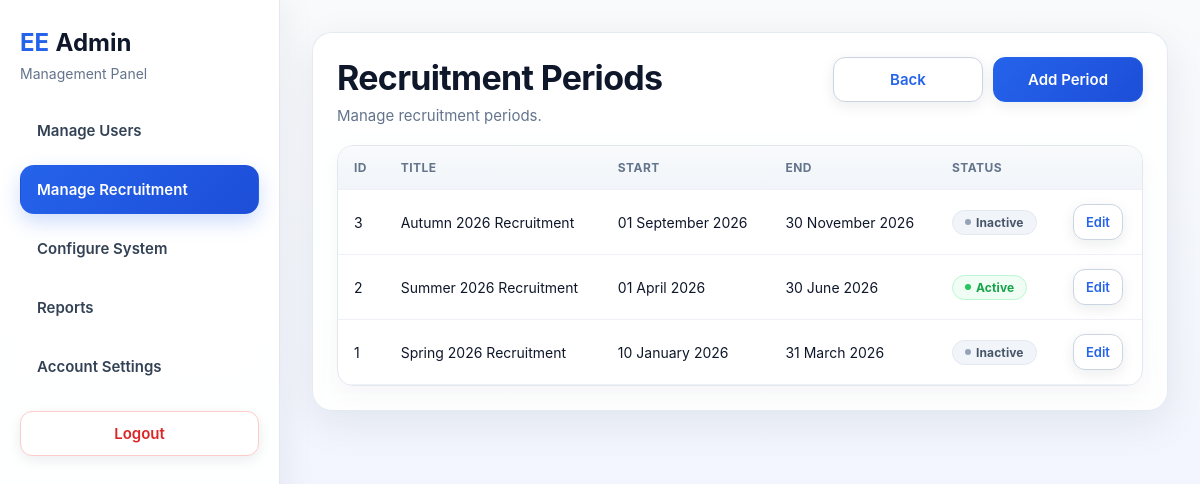
/modules/admin.php?page=periods (signed in), run on the app's committed database.
### tables this page shows
CREATE TABLE recruitment_periods (
                                     id            INT AUTO_INCREMENT PRIMARY KEY,
                                     title         VARCHAR(100) NOT NULL,
                                     start_date    DATE NOT NULL,
                                     end_date      DATE NOT NULL,
                                     is_active     TINYINT(1) NOT NULL DEFAULT 1
);

### includes/crud/recruitment_periods_crud.php (called while the page is built, shortened)
<?php
function searchRecruitmentPeriods(PDO $pdo, string $search = ''): array
{
    $sql = "
        SELECT id, title, start_date, end_date, is_active
        FROM recruitment_periods
    ";
    $params = [];
    $sql .= " ORDER BY id DESC";
    $stmt = $pdo->prepare($sql);
    $stmt->execute($params);
    return $stmt->fetchAll(PDO::FETCH_ASSOC);
}

### utils/time_utils.php (called while the page is built, shortened)
<?php
function formatDate(?string $date): string
{
    try {
        $dt = new DateTime($date);
        return $dt->format('d F Y');
    } catch (Exception $e) {
        return $date;
    }
}

### modules/admin/pages/periods.php (the view, shortened to what this page needs)
<?php
require_once __DIR__ . '/../../../includes/db.php';
require_once __DIR__ . '/../../../includes/crud/recruitment_periods_crud.php';
require_once __DIR__ . '/../../../utils/time_utils.php';
$action = $_GET['action'] ?? 'list';
$editPeriod = null;
$search = trim($_GET['search'] ?? '');
$periods = searchRecruitmentPeriods($pdo, $search);
$today = date('Y-m-d');
?>
<section class="page-card list-card">
    <div class="list-header">
        <div>
            <h1 class="page-title">Recruitment Periods</h1>
            <p class="page-subtitle">Manage recruitment periods.</p>
        </div>
        <div class="list-actions">
            <a href="admin.php?page=recruitment" class="btn btn-secondary">Back</a>
            <a href="admin.php?page=periods&action=create" class="btn btn-primary">Add Period</a>
        </div>
    </div>
    <?php if ($action === 'create' || ($action === 'edit' && $editPeriod)): ?>
        <section class="search-card">
            <form method="POST" class="admin-form">
                <?php if ($action === 'edit'): ?>
                    <input type="hidden" name="id" value="<?= (int)$editPeriod['id']; ?>">
                <?php endif; ?>
                <div class="form-group">
                    <label>Title</label>
                    <input type="text" name="title"
                           value="<?= htmlspecialchars($editPeriod['title'] ?? '') ?>" required>
                </div>
                <div class="form-group">
                    <label>Start Date</label>
                    <input type="date" name="start_date"
                           value="<?= htmlspecialchars($editPeriod['start_date'] ?? '') ?>" required>
                </div>
                <div class="form-group">
                    <label>End Date</label>
                    <input type="date" name="end_date"
                           value="<?= htmlspecialchars($editPeriod['end_date'] ?? '') ?>" required>
                </div>
                <div class="form-actions">
                    <button type="submit" name="<?= $action === 'edit' ? 'update_period' : 'create_period'; ?>" class="btn btn-primary">
                        Save
                    </button>
                    <a href="admin.php?page=periods" class="btn btn-secondary">Cancel</a>
                </div>
            </form>
        </section>
    <?php else: ?>
        <div class="table-card">
            <div class="table-wrapper">
                <table>
                    <thead>
                    <tr>
                        <th>ID</th>
                        <th>Title</th>
                        <th>Start</th>
                        <th>End</th>
                        <th>Status</th>
                        <th></th>
                    </tr>
                    </thead>
                    <tbody>
                    <?php foreach ($periods as $period): ?>
                        <?php $isActive = ($today >= $period['start_date'] && $today <= $period['end_date']); ?>
                        <tr>
                            <td><?= $period['id']; ?></td>
                            <td><?= htmlspecialchars($period['title']); ?></td>
                            <td><?= formatDate($period['start_date']); ?></td>
                            <td><?= formatDate($period['end_date']); ?></td>
                            <td>
                                <span class="status-pill <?= $isActive ? 'status-approved' : 'status-pending'; ?>">
                                    <?= $isActive ? 'Active' : 'Inactive'; ?>
                                </span>
                            </td>
                            <td>
                                <a href="admin.php?page=periods&action=edit&id=<?= $period['id']; ?>" class="btn btn-secondary btn-sm-custom">Edit</a>
                            </td>
                        </tr>
                    <?php endforeach; ?>
                    </tbody>
                </table>
            </div>
        </div>
    <?php endif; ?>
</section>

### assets/css/style.css (style rules this page uses)
* { margin: 0; padding: 0; box-sizing: border-box; }
body { font-family: "Inter", "Segoe UI", Arial, Helvetica, sans-serif; background: linear-gradient(180deg, #f8fafc 0%, #eef2ff 100%); color: #1f2937; min-height: 100vh; }
a { text-decoration: none; color: inherit; }
.page-card { background: rgba(255, 255, 255, 0.9); border: 1px solid rgba(226, 232, 240, 0.9); border-radius: 20px; box-shadow: 0 12px 40px rgba(15, 23, 42, 0.08); backdrop-filter: blur(10px); }
.page-title { font-size: 34px; font-weight: 700; color: #0f172a; margin-bottom: 8px; letter-spacing: -0.02em; }
.page-subtitle { color: #64748b; font-size: 15px; }
.btn { display: inline-flex; align-items: center; justify-content: center; min-width: 150px; padding: 12px 18px; border-radius: 12px; border: 1px solid transparent; font-size: 15px; font-weight: 600; cursor: pointer; transition: all 0.2s ease; box-shadow: 0 4px 14px rgba(15, 23, 42, 0.08); }
.btn-primary { background: linear-gradient(135deg, #2563eb 0%, #1d4ed8 100%); color: #ffffff; border-color: #2563eb; }
.btn-secondary { background-color: #ffffff; color: #2563eb; border-color: #cbd5e1; }
.status-pill { display: inline-flex; align-items: center; gap: 5px; padding: 4px 12px; border-radius: 999px; font-size: 12px; font-weight: 700; letter-spacing: 0.01em; border: 1px solid transparent; white-space: nowrap; }
.status-pill::before { content: ''; width: 6px; height: 6px; border-radius: 50%; flex-shrink: 0; }
.status-pending { background: #f1f5f9; color: #475569; border-color: #e2e8f0; }
.status-pending::before { background: #94a3b8; }
.status-approved { background: #f0fdf4; color: #16a34a; border-color: #bbf7d0; }
.status-approved::before { background: #22c55e; }

### assets/css/admin.css (style rules this page uses)
.btn-sm-custom { min-width: auto; padding: 9px 12px; font-size: 13px; }

### assets/css/list.css (style rules this page uses)
.list-card { padding: 32px; }
.list-header { display: flex; justify-content: space-between; align-items: flex-start; gap: 20px; flex-wrap: wrap; margin-bottom: 24px; }
.list-actions { display: flex; gap: 12px; flex-wrap: wrap; }
.table-card { border: 1px solid #e2e8f0; border-radius: 18px; overflow: hidden; background: #ffffff; box-shadow: 0 8px 28px rgba(15, 23, 42, 0.05); }
.table-wrapper { overflow-x: auto; }
table { width: 100%; border-collapse: collapse; }
thead { background: linear-gradient(180deg, #f8fafc 0%, #f1f5f9 100%); }
th, td { text-align: left; padding: 16px 18px; border-bottom: 1px solid #eef2f7; font-size: 14px; }
th { font-size: 13px; text-transform: uppercase; letter-spacing: 0.04em; color: #64748b; font-weight: 700; }
td { color: #0f172a; }

### assets/css/dashboard.css (style rules this page uses)
.list-card { padding: 24px; }
.list-header { display: flex; justify-content: space-between; align-items: flex-start; gap: 18px; flex-wrap: wrap; margin-bottom: 20px; }
.list-actions { display: flex; gap: 10px; flex-wrap: wrap; }
.table-card { border: 1px solid #e2e8f0; border-radius: 16px; overflow: hidden; background: #ffffff; box-shadow: 0 8px 24px rgba(15, 23, 42, 0.04); }
.table-wrapper { overflow-x: auto; }
table { width: 100%; border-collapse: collapse; }
thead { background: linear-gradient(180deg, #f8fafc 0%, #f1f5f9 100%); }
th, td { text-align: left; padding: 14px 16px; border-bottom: 1px solid #eef2f7; font-size: 14px; }
th { font-size: 12px; text-transform: uppercase; letter-spacing: 0.04em; color: #64748b; font-weight: 700; }
td { color: #0f172a; }
.status-approved { background: #f0fdf4; color: #16a34a; border-color: #bbf7d0; }
.status-approved::before { background: #22c55e; }

### data on the page
recruitment_periods: id "3", title "Autumn 2026 Recruitment", start_date "01 September 2026", end_date "30 November 2026", shows "Inactive"
recruitment_periods: id "2", title "Summer 2026 Recruitment", start_date "01 April 2026", end_date "30 June 2026", shows "Active"
recruitment_periods: id "1", title "Spring 2026 Recruitment", start_date "10 January 2026", end_date "31 March 2026", shows "Inactive"
